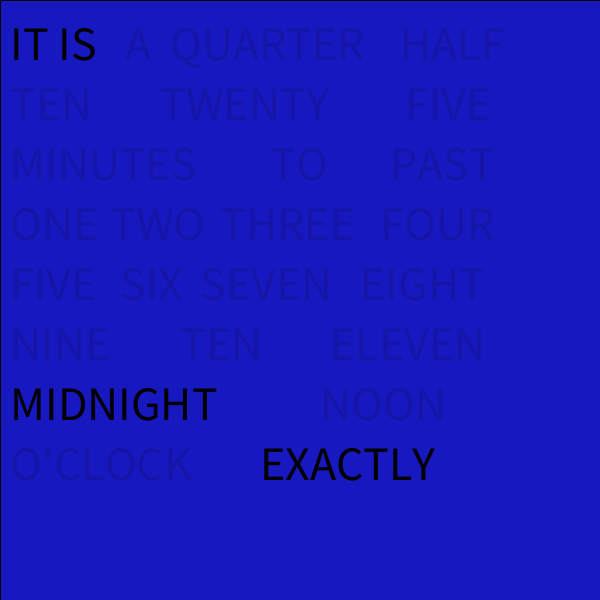
Frame 1 (no input)
Frame 60 (the mouse pressed at the canvas centre just before this capture): identical to frame 1, image omitted
Frame 120 (the mouse held since frame 60 and released just before this capture): identical to frame 1, image omitted

The Processing sketch that drew this single still picture (run headless with seeded random() and noise(); from frame 60 on, the mouse is pressed at the canvas centre):

// Processing sketch: Clock
// ── Clock.pde
int _hour;
int _minute;
int _second;

Display clock = new Display();

String[] _hourPhrases = {"twelve", "one", "two", "three", "four", "five", "six", "seven", "eight", "nine", "ten", "eleven"};
String[] _minutePhrases = {"", "five ", "ten ", "a quarter ", "twenty ", "twenty-five ", "a half "};
void setup()
{
  textMode(MODEL);
  println("setup");
  _hour = 0;
  _minute = 0;
  _second = 0;
  
  size(600, 600);
  
  frameRate(300);
}

void draw() {
  fill(color(24, 24, 192));
  rect(0,0,600,600);

  printTime();
  clock.UpdateTime(_hour, _minute, _second);
  clock.ShowTime();  
  if (keyPressed) {
    setForward();
  } else {
    tick();
  }
}

void tick() {
  // always increment the seconds
  _second = (_second + 1) % 60;
  
  // increment the minute when we reach 60 seconds
  if (_second == 0) {
    _minute = (_minute + 1) % 60;
    // incremement the hour on 60 minutes
    if (_minute == 0) {
      _hour = (_hour + 1) % 24;
    }
  }
}

void printTime() {
  println(_hour + ":" + _minute + ":" + _second);
}

// event handlers
void setForward() {
  printTime();
  _second = 0;
  _minute = (((_minute + 5) / 5) * 5) % 60;
  printTime();
  if (_minute == 0) {
    _hour = (_hour + 1) % 24;
  }
  printTime();
}

// ── Display.pde
class Display {
  int kItIsIdx = 0,
      kAIdx = 1,
      kFiveMinutesIdx = 2,
      kTenMinutesIdx = 3,
      kQuarterIdx = 4,
      kHalfIdx = 5,
      kMinutesIdx = 6,
      kOneIdx = 7,
      kTwoIdx = 8,
      kThreeIdx = 9,
      kFourIdx = 10,
      kFiveIdx = 11,
      kSixIdx = 12,
      kSevenIdx = 13,
      kEightIdx = 14,
      kNineIdx = 15,
      kTenIdx = 16,
      kElevenIdx = 17,
      kMidnightIdx = 18,
      kNoonIdx = 19,
      kOClockIdx = 20,
      kExactlyIdx = 21,
      kPastIdx = 22,
      kTilIdx = 23,
      kTwentyMinutesIdx = 24;
  int kNumLights = 25;


  Phrase[] _phrases = new Phrase[kNumLights];
  Boolean[] _switches = new Boolean[kNumLights];

  // Constructors
  public Display() {
    _switches = new Boolean[kNumLights];
    _phrases = new Phrase[kNumLights];
    println(_switches.length + ", " + _phrases.length + ", " + kNumLights);
    
    
    UpdateTime(0, 0, 0);
    AddPhrases();
  }
  
  // Public Methods
  public void ShowTime() {
    // text("IT IS A TEN QUARTER HALF\nTWENTY FIVE MINUTES TIL\nPAST ONE TWO THREE FOUR\nFIVE SIX SEVEN EIGHT NINE\nTEN ELEVEN MIDNIGHT\nNOON O'CLOCK EXACTLY", 10, 500);
    SwitchPhrases(_switches);
    ShowPhrases();
  }
  
  public void UpdateTime(int hours, int minutes, int seconds) {    
    _switches = parseTime(hours, minutes, seconds);
  }
  
  // Private Methods
  private void AddPhrases() {
    println("Adding Phrases...");

    _phrases[kItIsIdx] = new Phrase("IT IS", 10, 60);
    _phrases[kAIdx] = new Phrase("A", 125, 60);
    _phrases[kQuarterIdx] = new Phrase("QUARTER", 170, 60);
    _phrases[kHalfIdx] = new Phrase("HALF", 400, 60);
    
    _phrases[kTenMinutesIdx] = new Phrase("TEN", 10, 120);
    _phrases[kTwentyMinutesIdx] = new Phrase("TWENTY", 160, 120);
    _phrases[kFiveMinutesIdx] = new Phrase("FIVE", 405, 120);
    

    _phrases[kMinutesIdx] = new Phrase("MINUTES", 10, 180);
    _phrases[kTilIdx] = new Phrase("TO", 270, 180);
    _phrases[kPastIdx] = new Phrase("PAST", 390, 180);

    _phrases[kOneIdx] = new Phrase("ONE", 10, 240);
    _phrases[kTwoIdx] = new Phrase("TWO", 110, 240);
    _phrases[kThreeIdx] = new Phrase("THREE", 220, 240);
    _phrases[kFourIdx] = new Phrase("FOUR", 380, 240);
    
    _phrases[kFiveIdx] = new Phrase("FIVE", 10, 300);
    _phrases[kSixIdx] = new Phrase("SIX", 120, 300);
    _phrases[kSevenIdx] = new Phrase("SEVEN", 200, 300);
    _phrases[kEightIdx] = new Phrase("EIGHT", 360, 300);

    _phrases[kNineIdx] = new Phrase("NINE", 10, 360);
    _phrases[kTenIdx] = new Phrase("TEN", 180, 360);
    _phrases[kElevenIdx] = new Phrase("ELEVEN", 330, 360);

    _phrases[kMidnightIdx] = new Phrase("MIDNIGHT", 10, 420);
    _phrases[kNoonIdx] = new Phrase("NOON", 320, 420);

    _phrases[kOClockIdx] = new Phrase("O'CLOCK", 10, 480);
    _phrases[kExactlyIdx] = new Phrase("EXACTLY", 260, 480);
    println("Hour phrases added.");
  }
  
  private void SwitchPhrases(Boolean[] switches) {
    if (switches.length == kNumLights) {
      for (int i = 0; i < kNumLights; i++) {
        _phrases[i].Set(switches[i]);
      }
    }
  }
  
  private void ShowPhrases() {
    for (int i = 0; i < kNumLights; i++) {
      _phrases[i].ShowPhrase();
    }
  }
  
  private Boolean[] parseTime(int hours, int minutes, int seconds) {
    Boolean[] switches = new Boolean[kNumLights];
    int roundedMinutes = (((minutes) % 60) / 5) * 5;
    println(roundedMinutes);
    int displayHours = hours;

    for (int i = 0; i < kNumLights; i++) {
      switches[i] = false;
    }    
    
    // It Is is always lit
    switches[kItIsIdx] = true;
    
    // minutes
    if (roundedMinutes == 0) {
      // on the dot
      switches[kExactlyIdx] = true;
    } else if (roundedMinutes <= 30) {
      // first half ("past")
      switches[kPastIdx] = true;
      switch(roundedMinutes) {
        case 5:
          switches[kFiveMinutesIdx] = true;
          break;
        case 10:
          switches[kTenMinutesIdx] = true;
          break;
        case 15:
          switches[kAIdx] = true;
          switches[kQuarterIdx] = true;
          break;
        case 20:
          switches[kTwentyMinutesIdx] = true;
          break;
        case 25:
          switches[kTwentyMinutesIdx] = true;
          switches[kFiveMinutesIdx] = true;
          break;
        case 30:
          switches[kAIdx] = true;
          switches[kHalfIdx] = true;
          break;
        default:
          break;
      }
    } else {
      switches[kTilIdx] = true;
      displayHours = (displayHours + 1) % 24;
      switch(roundedMinutes) {
        case 35:
          switches[kTwentyMinutesIdx] = true;
          switches[kFiveMinutesIdx] = true;
          break;
        case 40:
          switches[kTwentyMinutesIdx] = true;
          break;
        case 45:
          switches[kAIdx] = true;
          switches[kQuarterIdx] = true;
          break;
        case 50:
          switches[kTenMinutesIdx] = true;
          break;
        case 55:
          switches[kFiveMinutesIdx] = true;
          break;
        default:
          break;
      }
    }
    
    // hours
    if (displayHours == 0) {
      switches[kMidnightIdx] = true;
    } else if (displayHours == 12) {
      switches[kNoonIdx] = true;
    } else {
      switches[kOClockIdx] = true;
      switch(displayHours % 12) {
        case 1:
          switches[kOneIdx] = true;
          break;
        case 2:
          switches[kTwoIdx] = true;
          break;
        case 3:
          switches[kThreeIdx] = true;
          break;
        case 4:
          switches[kFourIdx] = true;
          break;
        case 5:
          switches[kFiveIdx] = true;
          break;
        case 6:
          switches[kSixIdx] = true;
          break;
        case 7:
          switches[kSevenIdx] = true;
          break;
        case 8:
          switches[kEightIdx] = true;
          break;
        case 9:
          switches[kNineIdx] = true;
          break;
        case 10:
          switches[kTenIdx] = true;
          break;
        case 11:
          switches[kElevenIdx] = true;
          break;
        default:
          break;
      }
    }
    
    return switches;
  }
}

// ── Phrase.pde
color kDefaultColor = color(255, 255, 255);
float kDefaultOnAlpha = 255; 
float kDefaultOffAlpha = 32;  
float kDefaultTextSize = 48;

class Phrase {
  String _phrase;
  float _x;
  float _y;
  Boolean _on;
  color _color;
  
  // constructor
  public Phrase(String phrase, float x, float y) {
    _phrase = phrase;
    _x = x;
    _y = y;
    _color = kDefaultColor;
  }
  
  public Phrase(String phrase, float x, float y, color textColor) {
    _phrase = phrase;
    _x = x;
    _y = y;
    _color = textColor;
  }
  
  public void ShowPhrase() {
    float alpha = kDefaultOffAlpha;
    if (_on) {
      alpha = kDefaultOnAlpha;
    }
    textSize(kDefaultTextSize);
    fill(_color, alpha);
    text(_phrase, _x, _y);
  }
  
  public void Set(Boolean value) {
      _on = value;
  }
  
  public Boolean Toggle() {
    _on = !_on;
    ShowPhrase();
    
    return _on;
  }
}
